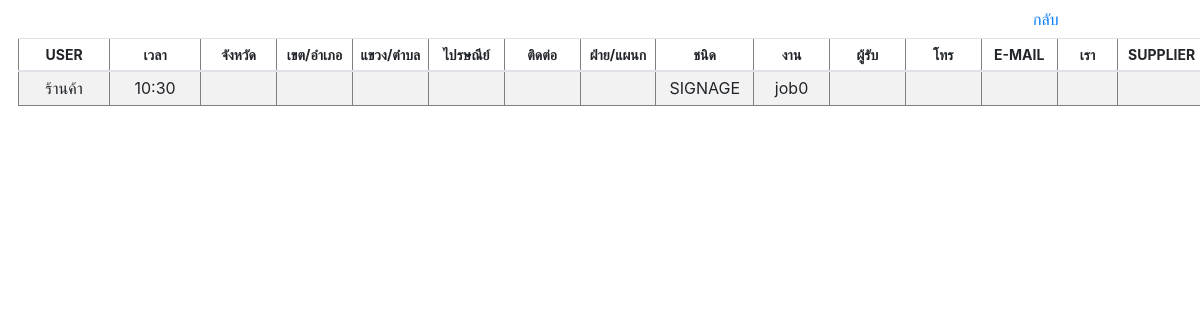
/customer/customer_look_up.php, run on the app's committed database.
### tables this page shows
CREATE TABLE `customer` (
  `REF_NO` varchar(255) NOT NULL,
  `CUSTOMER_ID` int(10) NOT NULL,
  `CREATE_DATE` varchar(255) NOT NULL,
  `TIME` varchar(255) NOT NULL,
  `AMOUNT` float NOT NULL,
  `PROJECT` varchar(255) NOT NULL,
  `USER` varchar(255) NOT NULL,
  `UNIT` varchar(255) NOT NULL,
  `DEALER` varchar(255) NOT NULL,
  `BRANDNAME` varchar(255) NOT NULL,
  `SERIES` varchar(255) NOT NULL,
  `LOGO` varchar(255) DEFAULT NULL
);

### customer/customer_look_up.php (the view, shortened to what this page needs)
<?php
$idx=0;
$conn=new Databases;
$conn = $conn->__construct();
$JOB = $_POST['SEARCH_JOB'];
$SEARCH_USER = $_POST['SEARCH_USER'];
$SEARCH_DEALER = $_POST['SEARCH_DEALER'];
$query = "SELECT * FROM customer WHERE REF_NO LIKE '%$JOB%' AND USER LIKE '%$SEARCH_USER%' AND DEALER LIKE '%$SEARCH_DEALER%'";
$result = mysqli_query($conn, $query);
?>
<!DOCTYPE html PUBLIC "-//W3C//DTD XHTML 1.0 Transitional//EN" "http://www.w3.org/TR/xhtml1/DTD/xhtml1-transitional.dtd">
<html xmlns="http://www.w3.org/1999/xhtml">
<head>
<link rel="stylesheet" href="https://cdn.jsdelivr.net/npm/bootstrap@4.6.0/dist/css/bootstrap.min.css">
    <link href="https://unpkg.com/gijgo@1.9.13/css/gijgo.min.css" rel="stylesheet" type="text/css" />
</head>
<body>
<a style="margin-left:85%" class="btn btn-link" href="customer.php">กลับ</a>
<table border='1' style="width:99%; margin-left:1.5%" class="table table-striped table-sm">
  <thead align="center" style="font-size:14px;">
    <tr>
      <th>USER</th>
      <th>เวลา</th>
      <th>จังหวัด</th>
      <th>เขต/อำเภอ</th>
      <th>แขวง/ตำบล</th>
      <th>ไปรษณีย์</th>
      <th>ติดต่อ</th>
      <th>ฝ่าย/แผนก</th>
      <th>ชนิด</th>
      <th>งาน</th>
      <th>ผู้รับ</th>
      <th>โทร</th>
      <th>E-MAIL</th>
      <th>เรา</th>
      <th>SUPPLIER</th>
    </tr>
  </thead>
  <tbody>
      <?php
		while($row = mysqli_fetch_array($result))
		{$idx=$idx+1;
		?>
        <td width="6%" align="center"><nobr><?php echo $row['USER'] ;?></nobr></td>
        <td width="6%" align="center"><nobr><?php echo $row['TIME'] ;?></nobr></td>
        <td width="5%" align="center"><nobr><?php echo preg_replace('/[0-9]+/', '', $row['PROVINCE']) ;?></nobr></td>
        <td width="5%" align="center"><nobr><?php echo preg_replace('/[0-9]+/', '', $row['DISTRICT']) ;?></nobr></td>
        <td width="5%" align="center"><nobr><?php echo preg_replace('/[0-9]+/', '', $row['SUBDISTRICT']) ;?></nobr></td>
        <td width="5%" align="center"><nobr><?php echo $row['ZIPCODE'] ;?></nobr></td>
        <td width="5%" align="center"><nobr><?php echo $row['CONTACT'] ;?></nobr></td>
        <td width="5%" align="center"><nobr><?php echo $row['DEPARTMENT'] ;?></nobr></td>
        <td width="5%" align="center"><nobr><?php echo $row['SERIES'] ;?></nobr></td>
        <td width="5%" align="center"><nobr><?php echo $row['PROJECT']; ?></nobr></td>
        <td width="5%" align="center"><nobr><?php echo $row['NAME'] ;?></nobr></td>
        <td width="5%" align="center"><nobr><?php echo $row['PHONE'] ;?></nobr></td>
        <td width="5%" align="center"><nobr><?php echo $row['EMAIL'] ;?></nobr></td>
        <td width="4%" align="left"><nobr><?php echo $row['WE'] ;?></nobr></td>
        <td width="3%" align="center"><nobr><?php echo $row['SUPPLIER'] ;?></nobr></td>
        <?php
		}
?>
   </tbody>
</table>
</body>
</body>
</html>

### data on the page
customer: USER "ร้านค้า", TIME "10:30", SERIES "SIGNAGE", PROJECT "job0"
